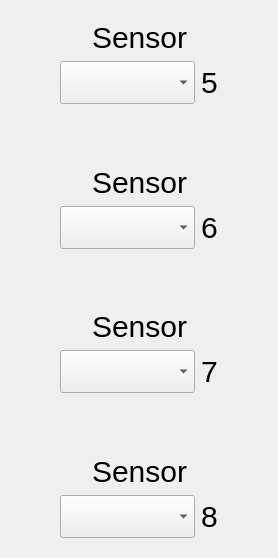
                   <widget class="QWidget" name="widget_stylesheet_right_sensors_page1_2" native="true">
                    <property name="styleSheet">
                     <string notr="true">QWidget#widget_sensor1_2 {
    border-image: url(display_widget.png);
    background-repeat: no-repeat;
    background-position: center;
    background-size: cover;
}

QWidget#widget_sensor2_2 {
    border-image: url(display_widget.png);
    background-repeat: no-repeat;
    background-position: center;
    background-size: cover;
}

QWidget#widget_sensor3_2 {
    border-image: url(display_widget.png);
    background-repeat: no-repeat;
    background-position: center;
    background-size: cover;
}

QWidget#widget_sensor4_2 {
    border-image: url(display_widget.png);
    background-repeat: no-repeat;
    background-position: center;
    background-size: cover;
}

QWidget{
font-size: 30px; font-family: Arial;
}
</string>
                    </property>
                    <layout class="QGridLayout" name="gridLayout_17">
                     <item row="2" column="0">
                      <widget class="QWidget" name="widget_p1_sensor_6" native="true">
                       <property name="sizePolicy">
                        <sizepolicy hsizetype="Preferred" vsizetype="Expanding">
                         <horstretch>0</horstretch>
                         <verstretch>0</verstretch>
                        </sizepolicy>
                       </property>
                       <property name="minimumSize">
                        <size>
                         <width>0</width>
                         <height>100</height>
                        </size>
                       </property>
                       <property name="maximumSize">
                        <size>
                         <width>16777215</width>
                         <height>16777215</height>
                        </size>
                       </property>
                       <property name="styleSheet">
                        <string notr="true">QWidget#widget_sensor1 {
    border-image: url(display_widget.png);
    background-repeat: no-repeat;
    background-position: center;
    background-size: cover;
}</string>
                       </property>
                       <layout class="QGridLayout" name="gridLayout_10" rowstretch="0">
                        <item row="0" column="0">
                         <layout class="QVBoxLayout" name="vlayout_p1_sensor_6" stretch="1,1">
                          <item>
                           <layout class="QHBoxLayout" name="horizontalLayout_19">
                            <item>
                             <spacer name="horizontalSpacer_33">
                              <property name="orientation">
                               <enum>Qt::Horizontal</enum>
                              </property>
                              <property name="sizeHint" stdset="0">
                               <size>
                                <width>40</width>
                                <height>20</height>
                               </size>
                              </property>
                             </spacer>
                            </item>
                            <item>
                             <widget class="QLabel" name="lbl_p1_sensor_name_6">
                              <property name="font">
                               <font>
                                <family>Arial</family>
                                <pointsize>-1</pointsize>
                               </font>
                              </property>
                              <property name="text">
                               <string>Sensor</string>
                              </property>
                              <property name="scaledContents">
                               <bool>true</bool>
                              </property>
                              <property name="alignment">
                               <set>Qt::AlignCenter</set>
                              </property>
                             </widget>
                            </item>
                            <item>
                             <spacer name="horizontalSpacer_34">
                              <property name="orientation">
                               <enum>Qt::Horizontal</enum>
                              </property>
                              <property name="sizeHint" stdset="0">
                               <size>
                                <width>40</width>
                                <height>20</height>
                               </size>
                              </property>
                             </spacer>
                            </item>
                           </layout>
                          </item>
                          <item>
                           <layout class="QHBoxLayout" name="horizontalLayout_20">
                            <item>
                             <spacer name="horizontalSpacer_35">
                              <property name="orientation">
                               <enum>Qt::Horizontal</enum>
                              </property>
                              <property name="sizeHint" stdset="0">
                               <size>
                                <width>40</width>
                                <height>20</height>
                               </size>
                              </property>
                             </spacer>
                            </item>
                            <item>
                             <widget class="QComboBox" name="combo_p1_sensor_selector_6"/>
                            </item>
                            <item>
                             <widget class="QLabel" name="lbl_p1_sensor_6">
                              <property name="text">
                               <string>6</string>
                              </property>
                              <property name="scaledContents">
                               <bool>true</bool>
                              </property>
                              <property name="alignment">
                               <set>Qt::AlignCenter</set>
                              </property>
                             </widget>
                            </item>
                            <item>
                             <spacer name="horizontalSpacer_36">
                              <property name="orientation">
                               <enum>Qt::Horizontal</enum>
                              </property>
                              <property name="sizeHint" stdset="0">
                               <size>
                                <width>40</width>
                                <height>20</height>
                               </size>
                              </property>
                             </spacer>
                            </item>
                           </layout>
                          </item>
                         </layout>
                        </item>
                       </layout>
                      </widget>
                     </item>
                     <item row="4" column="0">
                      <widget class="QWidget" name="widget_p1_sensor_7" native="true">
                       <property name="sizePolicy">
                        <sizepolicy hsizetype="Preferred" vsizetype="Expanding">
                         <horstretch>0</horstretch>
                         <verstretch>0</verstretch>
                        </sizepolicy>
                       </property>
                       <property name="minimumSize">
                        <size>
                         <width>0</width>
                         <height>100</height>
                        </size>
                       </property>
                       <property name="maximumSize">
                        <size>
                         <width>16777215</width>
                         <height>16777215</height>
                        </size>
                       </property>
                       <property name="styleSheet">
                        <string notr="true">QWidget#widget_sensor1 {
    border-image: url(display_widget.png);
    background-repeat: no-repeat;
    background-position: center;
    background-size: cover;
}</string>
                       </property>
                       <layout class="QGridLayout" name="gridLayout_11" rowstretch="0">
                        <item row="0" column="0">
                         <layout class="QVBoxLayout" name="vlayout_p1_sensor_7" stretch="1,1">
                          <item>
                           <layout class="QHBoxLayout" name="horizontalLayout_21">
                            <item>
                             <spacer name="horizontalSpacer_37">
                              <property name="orientation">
                               <enum>Qt::Horizontal</enum>
                              </property>
                              <property name="sizeHint" stdset="0">
                               <size>
                                <width>40</width>
                                <height>20</height>
                               </size>
                              </property>
                             </spacer>
                            </item>
                            <item>
                             <widget class="QLabel" name="lbl_p1_sensor_name_7">
                              <property name="font">
                               <font>
                                <family>Arial</family>
                                <pointsize>-1</pointsize>
                               </font>
                              </property>
                              <property name="text">
                               <string>Sensor</string>
                              </property>
                              <property name="scaledContents">
                               <bool>true</bool>
                              </property>
                              <property name="alignment">
                               <set>Qt::AlignCenter</set>
                              </property>
                             </widget>
                            </item>
                            <item>
                             <spacer name="horizontalSpacer_38">
                              <property name="orientation">
                               <enum>Qt::Horizontal</enum>
                              </property>
                              <property name="sizeHint" stdset="0">
                               <size>
                                <width>40</width>
                                <height>20</height>
                               </size>
                              </property>
                             </spacer>
                            </item>
                           </layout>
                          </item>
                          <item>
                           <layout class="QHBoxLayout" name="horizontalLayout_22">
                            <item>
                             <spacer name="horizontalSpacer_39">
                              <property name="orientation">
                               <enum>Qt::Horizontal</enum>
                              </property>
                              <property name="sizeHint" stdset="0">
                               <size>
                                <width>40</width>
                                <height>20</height>
                               </size>
                              </property>
                             </spacer>
                            </item>
                            <item>
                             <widget class="QComboBox" name="combo_p1_sensor_selector_7"/>
                            </item>
                            <item>
                             <widget class="QLabel" name="lbl_p1_sensor_7">
                              <property name="text">
                               <string>7</string>
                              </property>
                              <property name="scaledContents">
                               <bool>true</bool>
                              </property>
                              <property name="alignment">
                               <set>Qt::AlignCenter</set>
                              </property>
                             </widget>
                            </item>
                            <item>
                             <spacer name="horizontalSpacer_40">
                              <property name="orientation">
                               <enum>Qt::Horizontal</enum>
                              </property>
                              <property name="sizeHint" stdset="0">
                               <size>
                                <width>40</width>
                                <height>20</height>
                               </size>
                              </property>
                             </spacer>
                            </item>
                           </layout>
                          </item>
                         </layout>
                        </item>
                       </layout>
                      </widget>
                     </item>
                     <item row="0" column="0">
                      <widget class="QWidget" name="widget_p1_sensor_5" native="true">
                       <property name="sizePolicy">
                        <sizepolicy hsizetype="Preferred" vsizetype="Expanding">
                         <horstretch>0</horstretch>
                         <verstretch>0</verstretch>
                        </sizepolicy>
                       </property>
                       <property name="minimumSize">
                        <size>
                         <width>0</width>
                         <height>100</height>
                        </size>
                       </property>
                       <property name="maximumSize">
                        <size>
                         <width>16777215</width>
                         <height>16777215</height>
                        </size>
                       </property>
                       <property name="styleSheet">
                        <string notr="true">QWidget#widget_sensor1 {
    border-image: url(display_widget.png);
    background-repeat: no-repeat;
    background-position: center;
    background-size: cover;
}</string>
                       </property>
                       <layout class="QGridLayout" name="gridLayout_9" rowstretch="0">
                        <item row="0" column="0">
                         <layout class="QVBoxLayout" name="vlayout_p1_sensor_5" stretch="1,1">
                          <item>
                           <layout class="QHBoxLayout" name="horizontalLayout_11">
                            <item>
                             <spacer name="horizontalSpacer_16">
                              <property name="orientation">
                               <enum>Qt::Horizontal</enum>
                              </property>
                              <property name="sizeHint" stdset="0">
                               <size>
                                <width>40</width>
                                <height>20</height>
                               </size>
                              </property>
                             </spacer>
                            </item>
                            <item>
                             <widget class="QLabel" name="lbl_p1_sensor_name_5">
                              <property name="font">
                               <font>
                                <family>Arial</family>
                                <pointsize>-1</pointsize>
                               </font>
                              </property>
                              <property name="text">
                               <string>Sensor</string>
                              </property>
                              <property name="scaledContents">
                               <bool>true</bool>
                              </property>
                              <property name="alignment">
                               <set>Qt::AlignCenter</set>
                              </property>
                             </widget>
                            </item>
                            <item>
                             <spacer name="horizontalSpacer_8">
                              <property name="orientation">
                               <enum>Qt::Horizontal</enum>
                              </property>
                              <property name="sizeHint" stdset="0">
                               <size>
                                <width>40</width>
                                <height>20</height>
                               </size>
                              </property>
                             </spacer>
                            </item>
                           </layout>
                          </item>
                          <item>
                           <layout class="QHBoxLayout" name="horizontalLayout_12">
                            <item>
                             <spacer name="horizontalSpacer_17">
                              <property name="orientation">
                               <enum>Qt::Horizontal</enum>
                              </property>
                              <property name="sizeHint" stdset="0">
                               <size>
                                <width>40</width>
                                <height>20</height>
                               </size>
                              </property>
                             </spacer>
                            </item>
                            <item>
                             <widget class="QComboBox" name="combo_p1_sensor_selector_5"/>
                            </item>
                            <item>
                             <widget class="QLabel" name="lbl_p1_sensor_5">
                              <property name="text">
                               <string>5</string>
                              </property>
                              <property name="scaledContents">
                               <bool>true</bool>
                              </property>
                              <property name="alignment">
                               <set>Qt::AlignCenter</set>
                              </property>
                             </widget>
                            </item>
                            <item>
                             <spacer name="horizontalSpacer_18">
                              <property name="orientation">
                               <enum>Qt::Horizontal</enum>
                              </property>
                              <property name="sizeHint" stdset="0">
                               <size>
                                <width>40</width>
                                <height>20</height>
                               </size>
                              </property>
                             </spacer>
                            </item>
                           </layout>
                          </item>
                         </layout>
                        </item>
                       </layout>
                      </widget>
                     </item>
                     <item row="1" column="0">
                      <spacer name="verticalSpacer_11">
                       <property name="orientation">
                        <enum>Qt::Vertical</enum>
                       </property>
                       <property name="sizeHint" stdset="0">
                        <size>
                         <width>194</width>
                         <height>37</height>
                        </size>
                       </property>
                      </spacer>
                     </item>
                     <item row="3" column="0">
                      <spacer name="verticalSpacer_12">
                       <property name="orientation">
                        <enum>Qt::Vertical</enum>
                       </property>
                       <property name="sizeHint" stdset="0">
                        <size>
                         <width>194</width>
                         <height>36</height>
                        </size>
                       </property>
                      </spacer>
                     </item>
                     <item row="5" column="0">
                      <spacer name="verticalSpacer_4">
                       <property name="orientation">
                        <enum>Qt::Vertical</enum>
                       </property>
                       <property name="sizeHint" stdset="0">
                        <size>
                         <width>194</width>
                         <height>37</height>
                        </size>
                       </property>
                      </spacer>
                     </item>
                     <item row="6" column="0">
                      <widget class="QWidget" name="widget_p1_sensor_8" native="true">
                       <property name="sizePolicy">
                        <sizepolicy hsizetype="Preferred" vsizetype="Expanding">
                         <horstretch>0</horstretch>
                         <verstretch>0</verstretch>
                        </sizepolicy>
                       </property>
                       <property name="minimumSize">
                        <size>
                         <width>0</width>
                         <height>100</height>
                        </size>
                       </property>
                       <property name="maximumSize">
                        <size>
                         <width>16777215</width>
                         <height>16777215</height>
                        </size>
                       </property>
                       <property name="styleSheet">
                        <string notr="true">QWidget#widget_sensor1 {
    border-image: url(display_widget.png);
    background-repeat: no-repeat;
    background-position: center;
    background-size: cover;
}</string>
                       </property>
                       <layout class="QGridLayout" name="gridLayout_12" rowstretch="0">
                        <item row="0" column="0">
                         <layout class="QVBoxLayout" name="vlayout_p1_sensor_8" stretch="1,1">
                          <item>
                           <layout class="QHBoxLayout" name="horizontalLayout_23">
                            <item>
                             <spacer name="horizontalSpacer_41">
                              <property name="orientation">
                               <enum>Qt::Horizontal</enum>
                              </property>
                              <property name="sizeHint" stdset="0">
                               <size>
                                <width>40</width>
                                <height>20</height>
                               </size>
                              </property>
                             </spacer>
                            </item>
                            <item>
                             <widget class="QLabel" name="lbl_p1_sensor_name_8">
                              <property name="font">
                               <font>
                                <family>Arial</family>
                                <pointsize>-1</pointsize>
                               </font>
                              </property>
                              <property name="text">
                               <string>Sensor</string>
                              </property>
                              <property name="scaledContents">
                               <bool>true</bool>
                              </property>
                              <property name="alignment">
                               <set>Qt::AlignCenter</set>
                              </property>
                             </widget>
                            </item>
                            <item>
                             <spacer name="horizontalSpacer_42">
                              <property name="orientation">
                               <enum>Qt::Horizontal</enum>
                              </property>
                              <property name="sizeHint" stdset="0">
                               <size>
                                <width>40</width>
                                <height>20</height>
                               </size>
                              </property>
                             </spacer>
                            </item>
                           </layout>
                          </item>
                          <item>
                           <layout class="QHBoxLayout" name="horizontalLayout_24">
                            <item>
                             <spacer name="horizontalSpacer_43">
                              <property name="orientation">
                               <enum>Qt::Horizontal</enum>
                              </property>
                              <property name="sizeHint" stdset="0">
                               <size>
                                <width>40</width>
                                <height>20</height>
                               </size>
                              </property>
                             </spacer>
                            </item>
                            <item>
                             <widget class="QComboBox" name="combo_p1_sensor_selector_8"/>
                            </item>
                            <item>
                             <widget class="QLabel" name="lbl_p1_sensor_8">
                              <property name="text">
                               <string>8</string>
                              </property>
                              <property name="scaledContents">
                               <bool>true</bool>
                              </property>
                              <property name="alignment">
                               <set>Qt::AlignCenter</set>
                              </property>
                             </widget>
                            </item>
                            <item>
                             <spacer name="horizontalSpacer_44">
                              <property name="orientation">
                               <enum>Qt::Horizontal</enum>
                              </property>
                              <property name="sizeHint" stdset="0">
                               <size>
                                <width>40</width>
                                <height>20</height>
                               </size>
                              </property>
                             </spacer>
                            </item>
                           </layout>
                          </item>
                         </layout>
                        </item>
                       </layout>
                      </widget>
                     </item>
                    </layout>
                   </widget>
